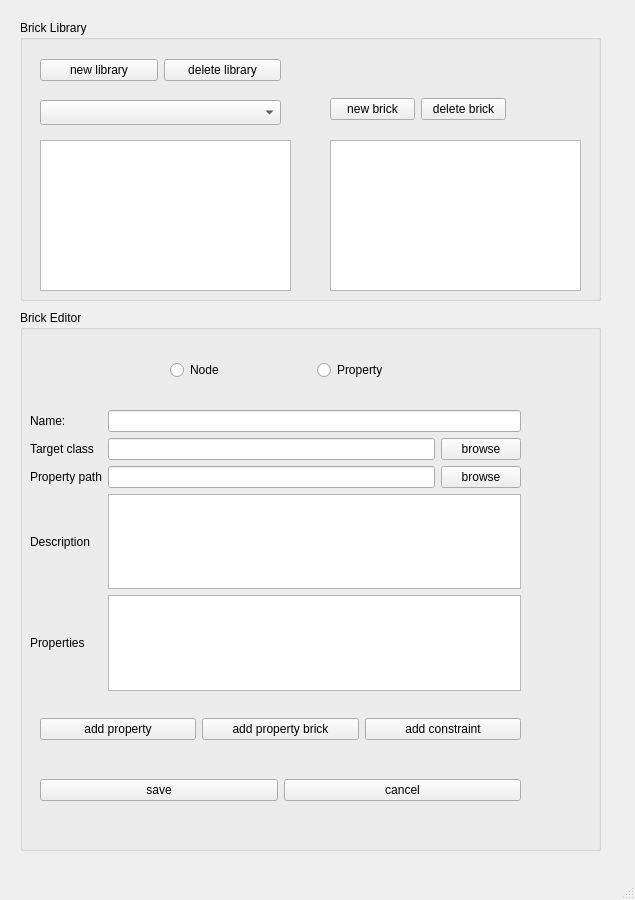
<?xml version="1.0" encoding="UTF-8"?>
<ui version="4.0">
 <class>MainWindow</class>
 <widget class="QMainWindow" name="MainWindow">
  <property name="geometry">
   <rect>
    <x>0</x>
    <y>0</y>
    <width>635</width>
    <height>900</height>
   </rect>
  </property>
  <property name="windowTitle">
   <string>MainWindow</string>
  </property>
  <widget class="QWidget" name="centralwidget">
   <widget class="QGroupBox" name="libraryPanel">
    <property name="geometry">
     <rect>
      <x>20</x>
      <y>20</y>
      <width>581</width>
      <height>281</height>
     </rect>
    </property>
    <property name="title">
     <string>Brick Library</string>
    </property>
    <widget class="QComboBox" name="libraryComboBox">
     <property name="geometry">
      <rect>
       <x>20</x>
       <y>80</y>
       <width>241</width>
       <height>25</height>
      </rect>
     </property>
    </widget>
    <widget class="QListWidget" name="propertyBrickList">
     <property name="geometry">
      <rect>
       <x>310</x>
       <y>120</y>
       <width>251</width>
       <height>151</height>
      </rect>
     </property>
    </widget>
    <widget class="QListWidget" name="nodeBrickList">
     <property name="geometry">
      <rect>
       <x>20</x>
       <y>120</y>
       <width>251</width>
       <height>151</height>
      </rect>
     </property>
    </widget>
    <widget class="QWidget" name="horizontalLayoutWidget_5">
     <property name="geometry">
      <rect>
       <x>310</x>
       <y>69</y>
       <width>176</width>
       <height>41</height>
      </rect>
     </property>
     <layout class="QHBoxLayout" name="horizontalLayout_5">
      <item>
       <widget class="QPushButton" name="newBrick">
        <property name="text">
         <string>new brick</string>
        </property>
       </widget>
      </item>
      <item>
       <widget class="QPushButton" name="deleteBrick">
        <property name="text">
         <string>delete brick</string>
        </property>
       </widget>
      </item>
     </layout>
    </widget>
    <widget class="QWidget" name="horizontalLayoutWidget_4">
     <property name="geometry">
      <rect>
       <x>20</x>
       <y>30</y>
       <width>241</width>
       <height>41</height>
      </rect>
     </property>
     <layout class="QHBoxLayout" name="horizontalLayout_4">
      <item>
       <widget class="QPushButton" name="newLibrary">
        <property name="text">
         <string>new library</string>
        </property>
       </widget>
      </item>
      <item>
       <widget class="QPushButton" name="deleteLibrary">
        <property name="text">
         <string>delete library</string>
        </property>
       </widget>
      </item>
     </layout>
    </widget>
   </widget>
   <widget class="QGroupBox" name="editorPanel">
    <property name="geometry">
     <rect>
      <x>20</x>
      <y>310</y>
      <width>581</width>
      <height>541</height>
     </rect>
    </property>
    <property name="title">
     <string>Brick Editor</string>
    </property>
    <widget class="QWidget" name="gridWidget" native="true">
     <property name="geometry">
      <rect>
       <x>10</x>
       <y>100</y>
       <width>491</width>
       <height>281</height>
      </rect>
     </property>
     <layout class="QGridLayout" name="gridLayout">
      <item row="2" column="0">
       <widget class="QLabel" name="targetLabel">
        <property name="text">
         <string>Target class</string>
        </property>
       </widget>
      </item>
      <item row="4" column="3">
       <widget class="QPushButton" name="ontologyPathBrowser">
        <property name="text">
         <string>browse</string>
        </property>
       </widget>
      </item>
      <item row="0" column="0">
       <widget class="QLabel" name="nameLabel">
        <property name="text">
         <string>Name:</string>
        </property>
       </widget>
      </item>
      <item row="5" column="2" colspan="2">
       <widget class="QTextEdit" name="description"/>
      </item>
      <item row="5" column="0">
       <widget class="QLabel" name="descriptionLabel">
        <property name="text">
         <string>Description</string>
        </property>
       </widget>
      </item>
      <item row="2" column="2">
       <widget class="QLineEdit" name="targetLineEdit"/>
      </item>
      <item row="0" column="2" colspan="2">
       <widget class="QLineEdit" name="namelineEdit"/>
      </item>
      <item row="4" column="0">
       <widget class="QLabel" name="propertyLabel">
        <property name="text">
         <string>Property path</string>
        </property>
       </widget>
      </item>
      <item row="4" column="2">
       <widget class="QLineEdit" name="propertyPathEdit"/>
      </item>
      <item row="2" column="3">
       <widget class="QPushButton" name="ontologyTargetBrowser">
        <property name="text">
         <string>browse</string>
        </property>
       </widget>
      </item>
      <item row="6" column="0">
       <widget class="QLabel" name="label">
        <property name="text">
         <string>Properties</string>
        </property>
       </widget>
      </item>
      <item row="6" column="2" colspan="2">
       <widget class="QListWidget" name="propertyList"/>
      </item>
     </layout>
    </widget>
    <widget class="QWidget" name="horizontalLayoutWidget">
     <property name="geometry">
      <rect>
       <x>150</x>
       <y>20</y>
       <width>288</width>
       <height>80</height>
      </rect>
     </property>
     <layout class="QHBoxLayout" name="horizontalLayout">
      <item>
       <widget class="QRadioButton" name="radioNode">
        <property name="text">
         <string>Node</string>
        </property>
       </widget>
      </item>
      <item>
       <widget class="QRadioButton" name="radioProperty">
        <property name="text">
         <string>Property</string>
        </property>
       </widget>
      </item>
     </layout>
    </widget>
    <widget class="QWidget" name="horizontalLayoutWidget_2">
     <property name="geometry">
      <rect>
       <x>20</x>
       <y>460</y>
       <width>481</width>
       <height>41</height>
      </rect>
     </property>
     <layout class="QHBoxLayout" name="horizontalLayout_2">
      <item>
       <widget class="QPushButton" name="saveBrick">
        <property name="text">
         <string>save</string>
        </property>
       </widget>
      </item>
      <item>
       <widget class="QPushButton" name="cancelBrickEdit">
        <property name="text">
         <string>cancel</string>
        </property>
       </widget>
      </item>
     </layout>
    </widget>
    <widget class="QWidget" name="horizontalLayoutWidget_3">
     <property name="geometry">
      <rect>
       <x>20</x>
       <y>399</y>
       <width>481</width>
       <height>41</height>
      </rect>
     </property>
     <layout class="QHBoxLayout" name="horizontalLayout_3">
      <item>
       <widget class="QPushButton" name="addProperty">
        <property name="text">
         <string>add property</string>
        </property>
       </widget>
      </item>
      <item>
       <widget class="QPushButton" name="addPropertyBrick">
        <property name="text">
         <string>add property brick</string>
        </property>
       </widget>
      </item>
      <item>
       <widget class="QPushButton" name="addConstraint">
        <property name="text">
         <string>add constraint</string>
        </property>
       </widget>
      </item>
     </layout>
    </widget>
   </widget>
  </widget>
  <widget class="QStatusBar" name="statusbar"/>
 </widget>
 <resources/>
 <connections/>
</ui>
